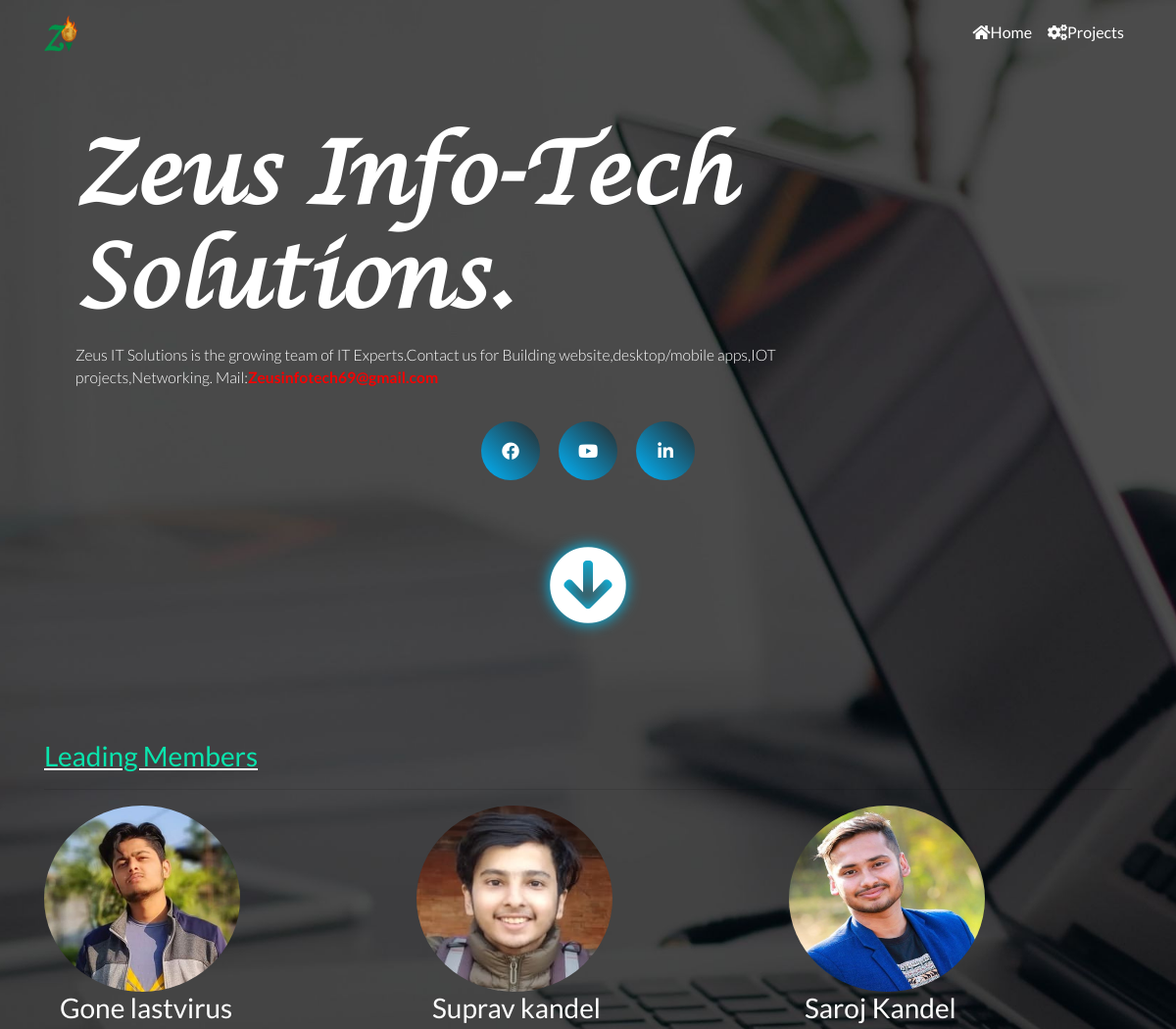
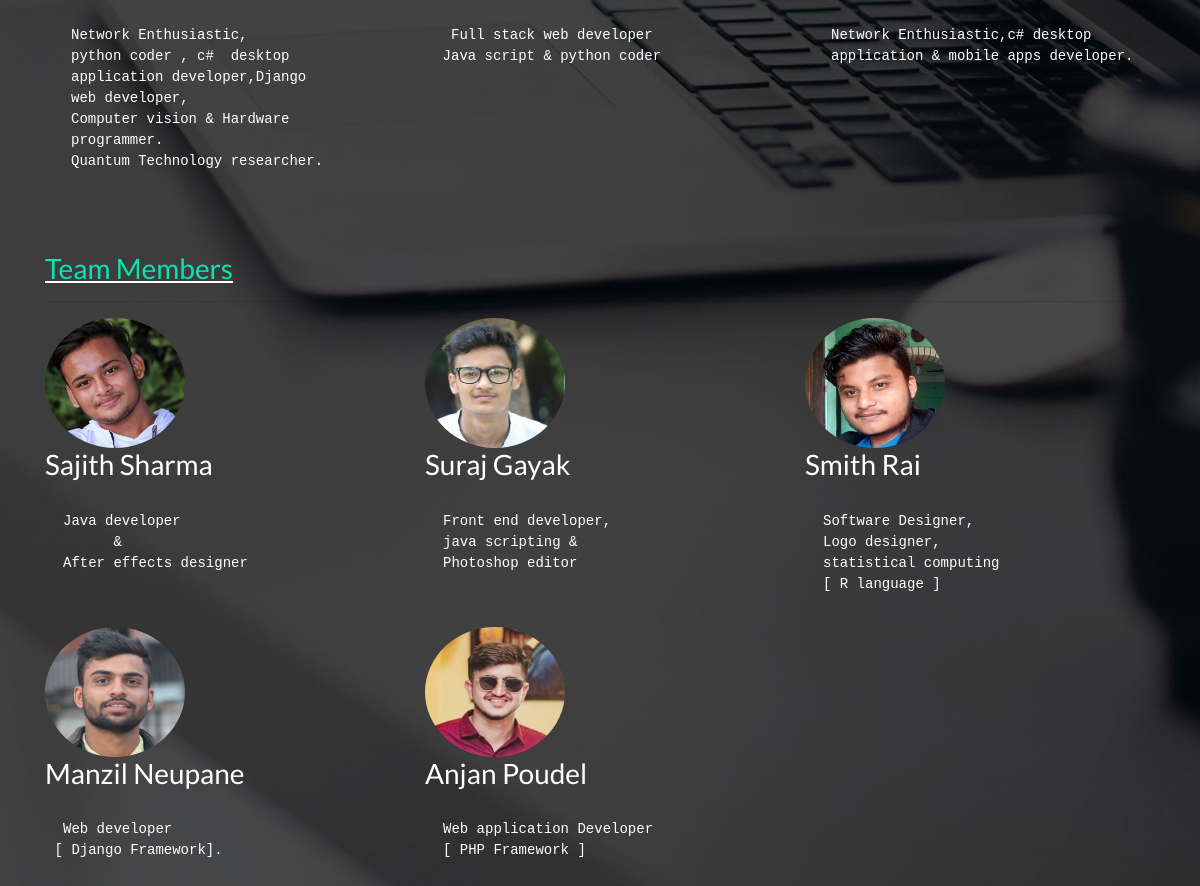
The page / on the database its author committed (2 pictures, top to bottom).
### portfolio/models.py (models this page shows, shortened)
class Profile(models.Model):
    title = models.CharField(max_length=50)
    discription = models.TextField(max_length=900)
    image = models.ImageField(upload_to='portfolio/image/')
    url = models.URLField(blank=True)

class Profiles(models.Model):
    title = models.CharField(max_length=50)
    discription = models.TextField(max_length=900)
    image = models.ImageField(upload_to='portfolio/image/')
    url = models.URLField(blank=True)

### portfolio/views.py (the view)
# urls.py: 2. Add a URL to urlpatterns:  path('', views.home, name='home')
def home(request):
    profiles = Profile.objects.all()
    profile = Profiles.objects.all()
    context = {
        'profiles': profiles,
        'profile': profile,
    }
    return render(request, 'portfolio/home.html',  context=context)

### portfolio/templates/portfolio/home.html
{% extends "portfolio/base.html" %} {% load static %} {% block content %}
<div class="row mb-3">
  <div class="col-md-9">
    <h1 id="hometext" class="font-weight-bold">
      Zeus Info-Tech Solutions.
    </h1>
  </div>
</div>
<div class="row mb-3">
  <div class="col-md-9">
    <p id="info" class="font-weight-light">
      Zeus IT Solutions is the growing team of IT Experts.Contact us for
      Building website,desktop/mobile apps,IOT projects,Networking. Mail:<colour
        id="mail"
        style="color: #f70101; font-weight: bold;"
        >Zeusinfotech69@gmail.com</colour
      >
    </p>
  </div>
</div>
<div class="row justify-content-center mb-3">
  <div class="social-buttons">
    <a href="https://www.facebook.com/Zeus-Info-Tech-Solutions-100302215102547/"
      ><i class="fab fa-facebook"></i
    ></a>
    <a
      href="https://www.youtube.com/c/Gonelastvirus/featured?view_as=subscriber"
      ><i class="fab fa-youtube"></i
    ></a>
    <a href="https://www.linkedin.com/in/gone-lastvirus-3613181ab/"
      ><i class="fab fa-linkedin-in"></i
    ></a>
  </div>
</div>
<div class="row justify-content-center mb-3">
  <div class="col-md-9 text-center">
    <h1 id="hometext1" class="font-weight-bold">
      <i
        class="fa fa-arrow-circle-down"
        style="text-shadow: 0px 0px 15px rgb(0, 204, 255);"
      ></i>
    </h1>
  </div>
</div>
<br />
<br />
<u style="color: white;"
  ><h3 style="color: rgb(10, 228, 173);">Leading Members</h3></u
>
<hr />
<div class="row">
  {% for profile in profiles %}
  <div class="col-lg-4 col-md-6">
    {% if profile.url %}
    <a href="{{ profile.url }}">
      <img
        src="{{ profile.image.url }}"
        class="rounded-circle"
        width="200"
        height="190"
      />
    </a>
    {% else %}
    <img
      src="{{ profile.image.url }}"
      class="rounded-circle"
      width="200"
      height="190"
    />
    {% endif %}
    <h3 style="color: white; margin-left: 1rem;">{{ profile.title }}</h3>
    <pre style="color: white; margin-left: 1.1rem;">
{{ profile.discription|striptags | linebreaks }}</pre
    >
  </div>
  {% endfor %}
</div>
<br />
<br />
<u style="color: white;"
  ><h3 style="color: rgb(10, 228, 173);">Team Members</h3></u
>
<hr />
<div class="row">
  {% for profiles in profile %}
  <div class="col-lg-4 col-md-6">
    {% if profiles.url %}
    <a href="{{ profiles.url }}">
      <img
        src="{{ profiles.image.url }}"
        class="rounded-circle"
        width="140"
        height="130"
      />
    </a>
    {% else %}
    <img
      src="{{ profiles.image.url }}"
      class="rounded-circle"
      width="140"
      height="130"
    />
    {% endif %}
    <h3 style="color: white;">{{ profiles.title }}</h3>
    <pre style="color: white; margin-left: 0.6rem;">
{{ profiles.discription|striptags | linebreaks }}</pre
    >
  </div>
  {% endfor %}
</div>
{%endblock%}

### portfolio/templates/portfolio/base.html (shortened to what this page needs)
{% load static %}
<!DOCTYPE html>
<html lang="en">
  <head>
    <link
      rel="stylesheet"
      href="https://cdnjs.cloudflare.com/ajax/libs/font-awesome/5.11.2/css/all.css"
    />
    <link
      rel="stylesheet"
      href="https://stackpath.bootstrapcdn.com/bootstrap/4.4.1/css/bootstrap.min.css"
    />
    <link rel="stylesheet" href="{% static 'portfolio/style.css' %}" />
  </head>
  <body>
    <nav
      id="topNav"
      class="navbar navbar-expand-md navbar-dark"
      style="background-color: transparent;"
    >
      <div class="container">
        <a class="navbar-brand" href="{% url 'home' %}">
          <img
            src="{% static 'portfolio/logo.png' %}"
            width="40"
            height="40"
            class="d-inline-block align-top"
            alt=" Logo"
          />
        </a>
        <div class="collapse navbar-collapse text-center" id="navbarNav">
          <ul class="navbar-nav ml-auto">
            <li class="nav-item">
              <a class="nav-link" href="{% url 'home' %}"
                ><i class="fas fa-home"></i>Home</a
              >
            </li>
            <li class="nav-item">
              <a
                class="nav-link"
                href="https://www.linkedin.com/in/gone-lastvirus-3613181ab/"
                target="_blank"
                ><i class="fa fa-cogs"></i>Projects</a
              >
            </li>
          </ul>
        </div>
      </div>
    </nav>
    <div class="container">
      {% block content %}{% endblock %}
    </div>
  </body>
</html>

### portfolio/static/portfolio/style.css (style rules this page uses)
.navbar-nav .nav-link { color: rgb(255, 255, 255) !important; }
body { background-image: url(bg.jpg); background-position: center center; background-repeat: no-repeat; background-attachment: fixed; background-size: cover; font-family: "Lato", sans-serif; }
#hometext { color: white; font-size: 3.2rem; margin: 3.2rem 2rem; font-family: LCALLIG; }
#hometext1 { color: white; font-size: 5rem; margin: 2rem 2rem; font-family: LCALLIG; }
#info { font-weight: lighter; color: white; font-style: unset; margin-top: -3.8rem; margin-left: 2rem; font-size: 0.9rem; }
.social-buttons a { display: inline-flex; text-decoration: none; font-size: 18px; width: 60px; height: 60px; color: #fff; justify-content: center; align-items: center; position: relative; margin: 0 8px; }
.social-buttons a::before { content: ""; position: absolute; width: 60px; height: 60px; background: linear-gradient(45deg, #01b5fc, #292929); border-radius: 50%; z-index: -1; transition: 0.3s ease-in; }
.social-buttons a i { transition: 0.3s ease-in; }
@media (min-width: 992px) { #hometext { color: white; font-size: 5.5rem; margin: 3.7rem 2rem; font-family: LCALLIG; } }
@media (min-width: 992px) { #hometext1 { color: white; font-size: 5rem; margin: 2.8rem 2rem; font-family: LCALLIG; } }
@media (min-width: 992px) { #info { font-weight: lighter; color: white; font-style: unset; margin-top: -3.8rem; margin-left: 2rem; font-size: 0.98rem; } }

### rows shown on the page
Profile: image (picture), title "Gone lastvirus", discription "Network Enthusiastic, python coder , c# desktop application developer,Django web developer, Computer vision & Hardware programmer. Quantum Technology researcher."
Profile: image (picture), title "Suprav kandel", discription "Full stack web developer Java script & python coder"
Profile: image (picture), title "Saroj Kandel", discription "Network Enthusiastic,c# desktop application & mobile apps developer."
Profiles: image (picture), title "Sajith Sharma", discription "Java developer & After effects designer"
Profiles: image (picture), title "Suraj Gayak", discription "Front end developer, java scripting & Photoshop editor"
Profiles: image (picture), title "Smith Rai", discription "Software Designer, Logo designer, statistical computing [ R language ]"
Profiles: image (picture), title "Manzil Neupane", discription "Web developer [ Django Framework]."
Profiles: image (picture), title "Anjan Poudel", discription "Web application Developer [ PHP Framework ]"
